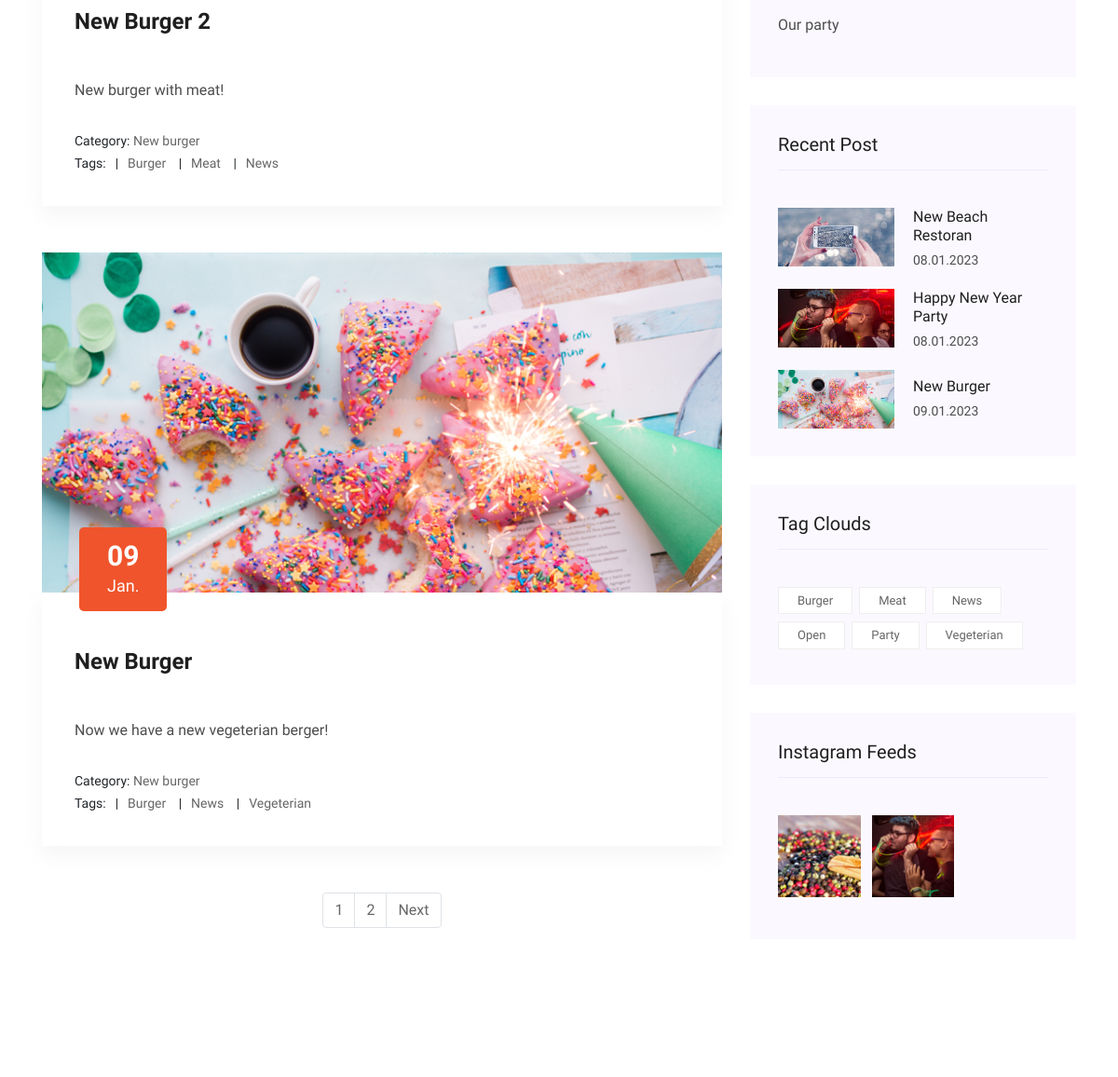
Page /blog/ (middle part) on the earlier database version.
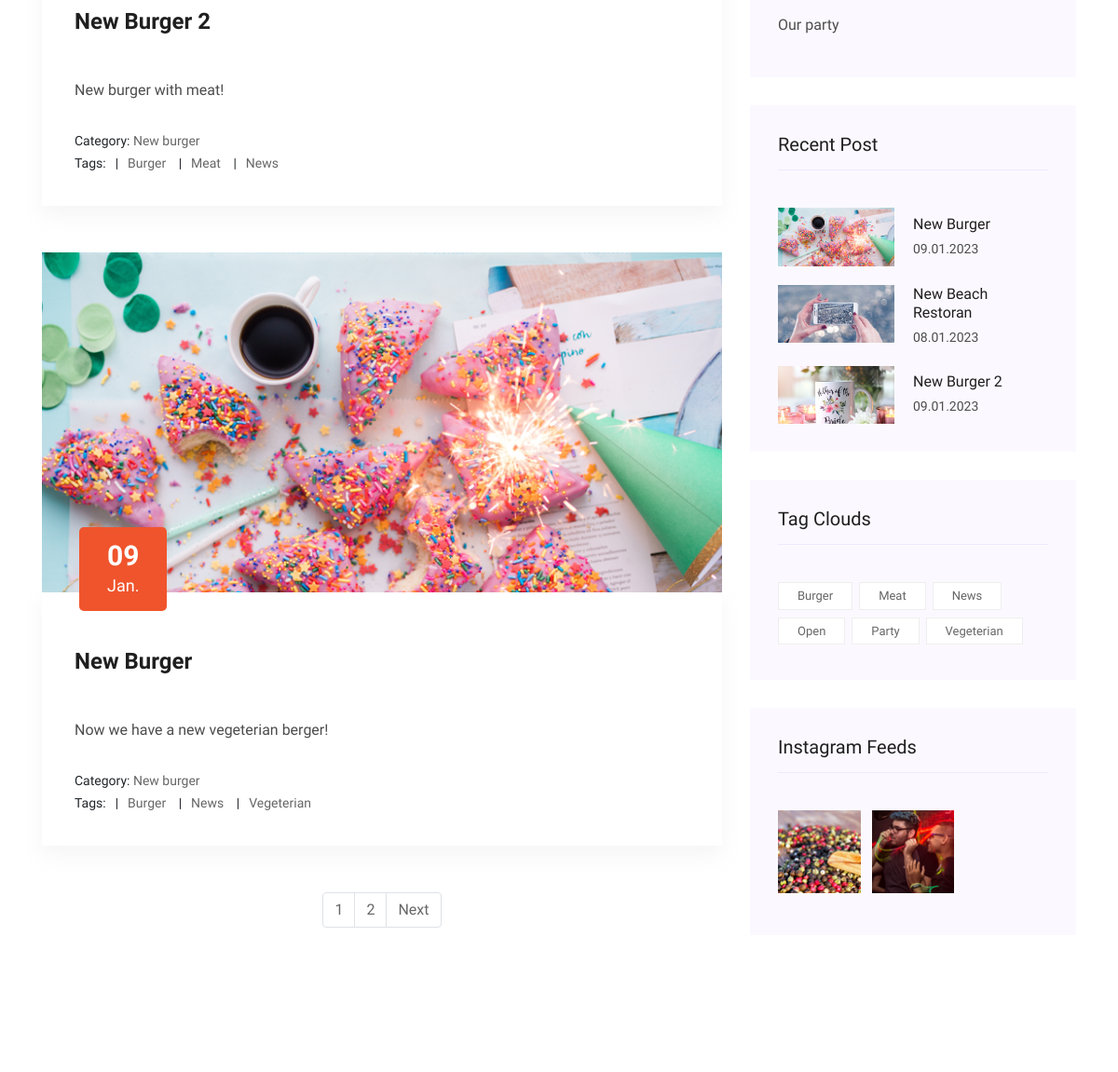
Same page on the later database version.
### blog/models.py (models this page shows, shortened)
class Post(models.Model):
    title = models.CharField(max_length=255)
    slug = models.SlugField(max_length=255, verbose_name='Url', unique=True)
    author = models.CharField(max_length=255)
    content = models.TextField(blank=True)
    created_at = models.DateTimeField(auto_now_add=True, verbose_name='опубликовано')
    photo = models.ImageField(upload_to='photos/%Y/%m/%d/', blank=True)
    views = models.IntegerField(default=0, verbose_name='Кол-во просмотров')
    category = models.ForeignKey(Category, on_delete=models.PROTECT, related_name='posts')
    tags = models.ManyToManyField(Tag, blank=True, related_name='posts')
    def get_absolute_url(self):
        return reverse('post', kwargs={"slug": self.slug})
    class Meta:
        verbose_name = 'Post'
        verbose_name_plural = 'Posts'
        ordering = ['-created_at']

class Category(models.Model):
    title = models.CharField(max_length=255)
    slug = models.SlugField(max_length=255, verbose_name='Url', unique=True)
    def __str__(self):
        return self.title
    def get_absolute_url(self):
        return reverse('category', kwargs={"slug": self.slug})
    class Meta:
        verbose_name = 'Category'
        verbose_name_plural = 'Categories'
        ordering = ['title']

class Tag(models.Model):
    title = models.CharField(max_length=50)
    slug = models.SlugField(max_length=50, verbose_name='Url', unique=True)
    def get_absolute_url(self):
        return reverse('tag', kwargs={"slug": self.slug})
    class Meta:
        verbose_name = 'Tag'
        verbose_name_plural = 'Tags'
        ordering = ['title']

### blog/views.py (the view)
# urls.py: path('', Blog.as_view(), name='blog'),
class Blog(ListView):
    model = Post
    template_name = 'blog/blog.html'
    context_object_name = 'posts'
    paginate_by = 2
    def get_context_data(self, *, object_list=None, **kwargs):
        context = super().get_context_data(**kwargs)
        context['title'] = 'Blog'
        return context

### blog/templatetags/sidebar.py (called while the page is built)
@register.inclusion_tag('blog/categories_tpl.html')
def get_categories(menu_class='sidebar'):
    categories = Category.objects.all()
    return {"categories": categories, "menu_class": menu_class}

@register.inclusion_tag('blog/tags_tpl.html')
def get_tags():
    tags = Tag.objects.all()
    return {"tags": tags}

@register.inclusion_tag('blog/popular_post_tpl.html')
def get_popular_post():
    posts = Post.objects.order_by('-views')[:3]
    return {"posts": posts}

### blog/templates/blog/blog.html (shortened to what this page needs)
{% extends 'base.html' %}
{% load static %}
{% load sidebar %}
{% block content %}
<section class="blog_area section-padding">
    <div class="container">
        <div class="row">
            <div class="col-lg-8 mb-5 mb-lg-0">
                <div class="blog_left_sidebar">
                    {% for post in posts %}
                    <article class="blog_item">
                        <div class="blog_item_img">
                            <img class="card-img rounded-0" src="{{ post.photo.url }}" alt="">
                            <a href="#" class="blog_item_date">
                                <h3>{{ post.created_at|date:"d" }}</h3>
                                <p>{{ post.created_at|date:"N" }}</p>
                            </a>
                        </div>
                        <div class="blog_details">
                            <a class="d-inline-block" href="{{ post.get_absolute_url }}">
                                <h2>{{ post.title }}</h2>
                            </a>
                            <p>{{ post.content|safe }}</p>
                            <ul class="blog-info-link">
                                <span>
                                    <li>Category:
                                        <a href="{{ post.category.get_absolute_url }}">{{ post.category }}</a>
                                    </li>
                                </span>
                                <br>
                                {% if post.tags.exists %}
                                <span>
                                   <li>Tags:</li>
                                    {% for tag in post.tags.all %}
                                    <li>
                                    <a href="{{ tag.get_absolute_url }}">{{ tag.title }}</a>
                                   </li>
                                    {% endfor %}
                                </span>
                                {% endif %}
                            </ul>
                        </div>
                    </article>
                    {% endfor %}
                    {% if page_obj.has_other_pages %}
                    <nav aria-label="Page navigation example">
                        <ul class="pagination justify-content-center">
                            {% for p in page_obj.paginator.page_range %}
                            {% if page_obj.number == p %}
                            <li class="page-item disabled">
                                <a class="page-link" tabindex="-1">{{ p }}</a>
                            </li>
                            {% elif p > page_obj.number|add:-3 and p < page_obj.number|add:3 %}
                            <li class="page-item"><a class="page-link" href="?page={{ p }}">{{ p }}</a></li>
                            {% endif %}
                            {% endfor %}
                            {% if page_obj.has_next %}
                            <li class="page-item">
                                <a class="page-link" href="?page={{ page_obj.next_page_number }}">Next</a>
                            </li>
                            {% endif %}
                        </ul>
                    </nav>
                    {% endif %}
                </div>
            </div>
            <div class="col-lg-4">
                <div class="blog_right_sidebar">
                    {% get_categories %}
                    {% get_popular_post %}
                    {% get_tags %}
                    <aside class="single_sidebar_widget instagram_feeds">
                        <h4 class="widget_title">Instagram Feeds</h4>
                        <ul class="instagram_row flex-wrap">
                            <li>
                                <a href="#">
                                    <img class="img-fluid" src="img/post/post_5.png" alt="">
                                </a>
                            </li>
                            <li>
                                <a href="#">
                                    <img class="img-fluid" src="img/post/post_6.png" alt="">
                                </a>
                            </li>
                        </ul>
                    </aside>
                </div>
            </div>
        </div>
    </div>
</section>
{% endblock %}

### templates/base.html (shortened to what this page needs)
{% load static %}
<!doctype html>
<html class="no-js" lang="zxx">
<head>
    <link rel="stylesheet" href="{% static 'css/bootstrap.min.css' %}">
    <link rel="stylesheet" href="{% static 'css/owl.carousel.min.css' %}">
    <link rel="stylesheet" href="{% static 'css/magnific-popup.css' %}">
    <link rel="stylesheet" href="{% static 'css/font-awesome.min.css' %}">
    <link rel="stylesheet" href="{% static 'css/themify-icons.css' %}">
    <link rel="stylesheet" href="{% static 'css/nice-select.css' %}">
    <link rel="stylesheet" href="{% static 'css/flaticon.css' %}">
    <link rel="stylesheet" href="{% static 'css/animate.css' %}">
    <link rel="stylesheet" href="{% static 'css/slicknav.css' %}">
    <link rel="stylesheet" href="{% static 'css/style.css' %}">
</head>
<body>
{% block content %}{% endblock %}
</body>
</html>

### templates/inc/_header.html (shortened to what this page needs)
{% load static %}

### blog/templates/blog/categories_tpl.html (shortened to what this page needs)
<aside class="single_sidebar_widget post_category_widget">
    <ul class="list cat-list">
        {% for item in categories %}
        <li>
            <a href="{{ item.get_absolute_url }}" class="d-flex">
                <p>{{ item.title }} </p>
            </a>
        </li>
        {% endfor %}
    </ul>
</aside>

### blog/templates/blog/popular_post_tpl.html
<aside class="single_sidebar_widget popular_post_widget">
    <h3 class="widget_title">Recent Post</h3>
    {% for post in posts %}
    <div class="media post_item">
        <a href="{{ post.get_absolute_url }}">
        <img src="{{ post.photo.url }}  " width='125' alt="post">
        <div class="media-body">
            <a href="{{ post.get_absolute_url }}">
                <h3>{{ post.title }}</h3>
            </a>
            <p>{{ post.created_at|date:"d.m.Y" }}</p>
        </div>
        </a>
    </div>
    {% endfor %}
</aside>

### blog/templates/blog/tags_tpl.html
<aside class="single_sidebar_widget tag_cloud_widget">
    <h4 class="widget_title">Tag Clouds</h4>
    <ul class="list">
      {% for tag in tags %}
        <li>
            <a href="{{ tag.get_absolute_url }}">{{tag.title}}</a>
        </li>
      {% endfor %}
    </ul>
</aside>

### templates/inc/_footer.html (shortened to what this page needs)
{% load static %}

Differences in the rows shown:
no longer on this page (row edited): Post: photo (picture), title "Happy New Year Party", created_at "08.01.2023", shown under "Recent Post"
now on one of the page's lists (row edited): Post: title "New Burger 2", created_at "09.01.2023"
changed Post "New Burger": moves up the list
